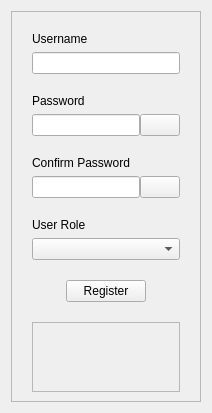
            <widget class="QWidget" name="user_register_tab">
             <attribute name="title">
              <string>Register User</string>
             </attribute>
             <layout class="QVBoxLayout" name="verticalLayout_41">
              <item>
               <widget class="QFrame" name="register_info_frame">
                <property name="frameShape">
                 <enum>QFrame::StyledPanel</enum>
                </property>
                <property name="frameShadow">
                 <enum>QFrame::Raised</enum>
                </property>
                <layout class="QVBoxLayout" name="verticalLayout_30">
                 <property name="spacing">
                  <number>20</number>
                 </property>
                 <property name="leftMargin">
                  <number>20</number>
                 </property>
                 <property name="topMargin">
                  <number>20</number>
                 </property>
                 <property name="rightMargin">
                  <number>20</number>
                 </property>
                 <item>
                  <layout class="QVBoxLayout" name="verticalLayout_19">
                   <property name="spacing">
                    <number>6</number>
                   </property>
                   <item>
                    <widget class="QLabel" name="register_username_label">
                     <property name="text">
                      <string>Username</string>
                     </property>
                    </widget>
                   </item>
                   <item>
                    <widget class="QLineEdit" name="userpage_username_inpt"/>
                   </item>
                  </layout>
                 </item>
                 <item>
                  <layout class="QVBoxLayout" name="verticalLayout_25">
                   <property name="spacing">
                    <number>6</number>
                   </property>
                   <item>
                    <widget class="QLabel" name="register_password_label">
                     <property name="text">
                      <string>Password</string>
                     </property>
                    </widget>
                   </item>
                   <item>
                    <layout class="QHBoxLayout" name="horizontalLayout_21">
                     <property name="spacing">
                      <number>0</number>
                     </property>
                     <item>
                      <widget class="QLineEdit" name="userpage_password_inpt"/>
                     </item>
                     <item>
                      <widget class="QPushButton" name="userpage_password_eye">
                       <property name="sizePolicy">
                        <sizepolicy hsizetype="Fixed" vsizetype="Preferred">
                         <horstretch>0</horstretch>
                         <verstretch>0</verstretch>
                        </sizepolicy>
                       </property>
                       <property name="cursor">
                        <cursorShape>PointingHandCursor</cursorShape>
                       </property>
                       <property name="styleSheet">
                        <string notr="true"/>
                       </property>
                       <property name="text">
                        <string/>
                       </property>
                       <property name="icon">
                        <iconset resource="assets/assets.qrc">
                         <normaloff>:/icons/icons/black_eye.png</normaloff>:/icons/icons/black_eye.png</iconset>
                       </property>
                      </widget>
                     </item>
                    </layout>
                   </item>
                  </layout>
                 </item>
                 <item>
                  <layout class="QVBoxLayout" name="verticalLayout_26">
                   <property name="spacing">
                    <number>6</number>
                   </property>
                   <item>
                    <widget class="QLabel" name="register_confirm_password_label">
                     <property name="text">
                      <string>Confirm Password</string>
                     </property>
                    </widget>
                   </item>
                   <item>
                    <layout class="QHBoxLayout" name="horizontalLayout_22">
                     <property name="spacing">
                      <number>0</number>
                     </property>
                     <item>
                      <widget class="QLineEdit" name="userpage_confirm_password_inpt">
                       <property name="styleSheet">
                        <string notr="true"/>
                       </property>
                      </widget>
                     </item>
                     <item>
                      <widget class="QPushButton" name="userpage_confirm_password_eye">
                       <property name="sizePolicy">
                        <sizepolicy hsizetype="Fixed" vsizetype="Preferred">
                         <horstretch>0</horstretch>
                         <verstretch>0</verstretch>
                        </sizepolicy>
                       </property>
                       <property name="cursor">
                        <cursorShape>PointingHandCursor</cursorShape>
                       </property>
                       <property name="styleSheet">
                        <string notr="true"/>
                       </property>
                       <property name="text">
                        <string/>
                       </property>
                       <property name="icon">
                        <iconset resource="assets/assets.qrc">
                         <normaloff>:/icons/icons/black_eye.png</normaloff>:/icons/icons/black_eye.png</iconset>
                       </property>
                      </widget>
                     </item>
                    </layout>
                   </item>
                  </layout>
                 </item>
                 <item>
                  <layout class="QVBoxLayout" name="verticalLayout_27">
                   <property name="spacing">
                    <number>6</number>
                   </property>
                   <item>
                    <widget class="QLabel" name="register_user_role_label">
                     <property name="text">
                      <string>User Role</string>
                     </property>
                    </widget>
                   </item>
                   <item>
                    <widget class="QComboBox" name="userpage_user_role_combobox"/>
                   </item>
                  </layout>
                 </item>
                 <item alignment="Qt::AlignHCenter">
                  <widget class="QPushButton" name="register_user">
                   <property name="cursor">
                    <cursorShape>PointingHandCursor</cursorShape>
                   </property>
                   <property name="styleSheet">
                    <string notr="true"/>
                   </property>
                   <property name="text">
                    <string>Register</string>
                   </property>
                   <property name="icon">
                    <iconset>
                     <normaloff>:/assets/Assets/icons/icons8-plus-white-50.png</normaloff>:/assets/Assets/icons/icons8-plus-white-50.png</iconset>
                   </property>
                  </widget>
                 </item>
                 <item>
                  <widget class="QScrollArea" name="register_message_scrollArea">
                   <property name="sizePolicy">
                    <sizepolicy hsizetype="Expanding" vsizetype="Expanding">
                     <horstretch>0</horstretch>
                     <verstretch>0</verstretch>
                    </sizepolicy>
                   </property>
                   <property name="widgetResizable">
                    <bool>true</bool>
                   </property>
                   <widget class="QWidget" name="register_message_frame">
                    <property name="geometry">
                     <rect>
                      <x>0</x>
                      <y>0</y>
                      <width>100</width>
                      <height>30</height>
                     </rect>
                    </property>
                    <property name="sizePolicy">
                     <sizepolicy hsizetype="Preferred" vsizetype="Preferred">
                      <horstretch>0</horstretch>
                      <verstretch>0</verstretch>
                     </sizepolicy>
                    </property>
                    <layout class="QVBoxLayout" name="verticalLayout_55"/>
                   </widget>
                  </widget>
                 </item>
                </layout>
               </widget>
              </item>
             </layout>
            </widget>
